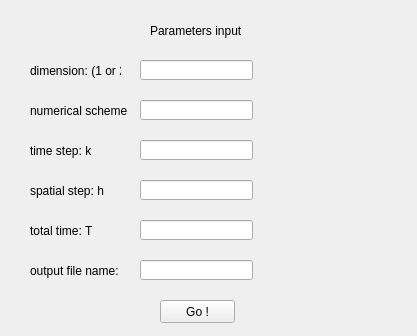
<?xml version="1.0" encoding="UTF-8"?>
<ui version="4.0">
 <class>heat_equation</class>
 <widget class="QWidget" name="heat_equation">
  <property name="geometry">
   <rect>
    <x>0</x>
    <y>0</y>
    <width>417</width>
    <height>336</height>
   </rect>
  </property>
  <property name="windowTitle">
   <string>heat_equation</string>
  </property>
  <widget class="QLineEdit" name="dimension">
   <property name="geometry">
    <rect>
     <x>140</x>
     <y>60</y>
     <width>113</width>
     <height>20</height>
    </rect>
   </property>
  </widget>
  <widget class="QLabel" name="label">
   <property name="geometry">
    <rect>
     <x>150</x>
     <y>20</y>
     <width>141</width>
     <height>21</height>
    </rect>
   </property>
   <property name="text">
    <string>Parameters input</string>
   </property>
  </widget>
  <widget class="QLabel" name="label_2">
   <property name="geometry">
    <rect>
     <x>30</x>
     <y>60</y>
     <width>91</width>
     <height>21</height>
    </rect>
   </property>
   <property name="text">
    <string>dimension: (1 or 2)</string>
   </property>
  </widget>
  <widget class="QLineEdit" name="num_scheme">
   <property name="geometry">
    <rect>
     <x>140</x>
     <y>100</y>
     <width>113</width>
     <height>20</height>
    </rect>
   </property>
   <property name="text">
    <string/>
   </property>
  </widget>
  <widget class="QLabel" name="label_3">
   <property name="geometry">
    <rect>
     <x>30</x>
     <y>100</y>
     <width>101</width>
     <height>21</height>
    </rect>
   </property>
   <property name="text">
    <string>numerical scheme</string>
   </property>
  </widget>
  <widget class="QLabel" name="label_4">
   <property name="geometry">
    <rect>
     <x>30</x>
     <y>140</y>
     <width>101</width>
     <height>21</height>
    </rect>
   </property>
   <property name="text">
    <string>time step: k</string>
   </property>
  </widget>
  <widget class="QLineEdit" name="time_step">
   <property name="geometry">
    <rect>
     <x>140</x>
     <y>140</y>
     <width>113</width>
     <height>20</height>
    </rect>
   </property>
   <property name="text">
    <string/>
   </property>
  </widget>
  <widget class="QLabel" name="label_5">
   <property name="geometry">
    <rect>
     <x>30</x>
     <y>180</y>
     <width>101</width>
     <height>21</height>
    </rect>
   </property>
   <property name="text">
    <string>spatial step: h</string>
   </property>
  </widget>
  <widget class="QLineEdit" name="space_step">
   <property name="geometry">
    <rect>
     <x>140</x>
     <y>180</y>
     <width>113</width>
     <height>20</height>
    </rect>
   </property>
   <property name="text">
    <string/>
   </property>
  </widget>
  <widget class="QLabel" name="label_6">
   <property name="geometry">
    <rect>
     <x>30</x>
     <y>220</y>
     <width>101</width>
     <height>21</height>
    </rect>
   </property>
   <property name="text">
    <string>total time: T</string>
   </property>
  </widget>
  <widget class="QLineEdit" name="total_time">
   <property name="geometry">
    <rect>
     <x>140</x>
     <y>220</y>
     <width>113</width>
     <height>20</height>
    </rect>
   </property>
   <property name="text">
    <string/>
   </property>
  </widget>
  <widget class="QPushButton" name="goButton">
   <property name="geometry">
    <rect>
     <x>160</x>
     <y>300</y>
     <width>75</width>
     <height>23</height>
    </rect>
   </property>
   <property name="text">
    <string>Go !</string>
   </property>
  </widget>
  <widget class="QLineEdit" name="output_file_name">
   <property name="geometry">
    <rect>
     <x>140</x>
     <y>260</y>
     <width>113</width>
     <height>20</height>
    </rect>
   </property>
   <property name="text">
    <string/>
   </property>
  </widget>
  <widget class="QLabel" name="label_7">
   <property name="geometry">
    <rect>
     <x>30</x>
     <y>260</y>
     <width>101</width>
     <height>21</height>
    </rect>
   </property>
   <property name="text">
    <string>output file name:</string>
   </property>
  </widget>
 </widget>
 <layoutdefault spacing="6" margin="11"/>
 <resources/>
 <connections/>
</ui>
